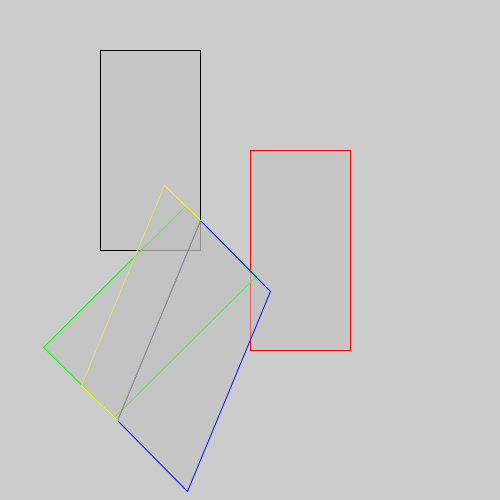
Frame 1 (no input)
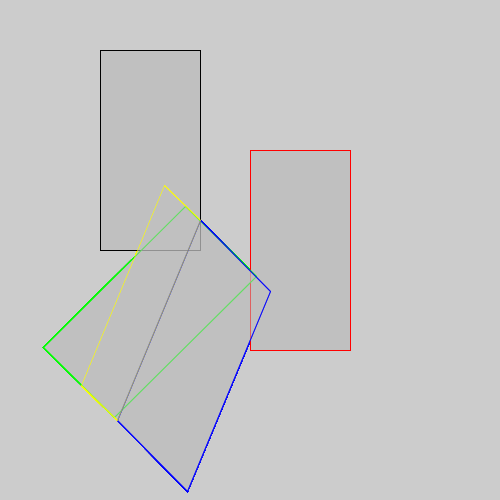
Frame 60 (the mouse pressed at the canvas centre just before this capture)
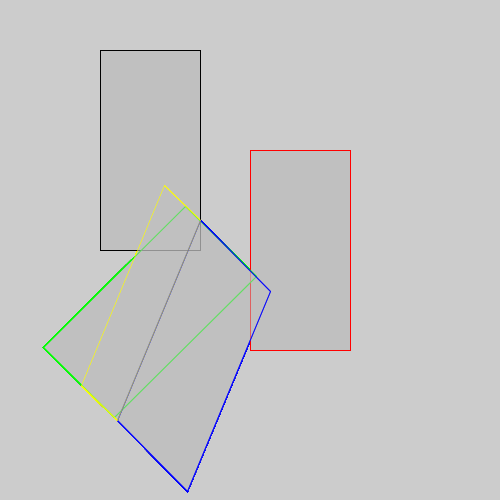
Frame 120 (the mouse held since frame 60 and released just before this capture)

The Processing sketch that drew these frames (run headless with seeded random() and noise(); from frame 60 on, the mouse is pressed at the canvas centre):

// Processing sketch: AllTransformations
// ── AllTransformations.pde
void setup() {
  size(500, 500);
}

void draw() {
  fill(192, 128);
  stroke(#000000);
  rect(100, 50, 100, 200);
     
  translate(150, 100);
  
  fill(192, 128);
  stroke(#FF0000);
  rect(100, 50, 100, 200);
  
  rotate(QUARTER_PI);
  
  fill(192, 128);
  stroke(#00FF00);
  rect(100, 50, 100, 200);
  
  shearX(PI / 8);
  
  fill(192, 128);
  stroke(#0000FF);
  rect(100, 50, 100, 200);

  scale(0.5, 1);
  
  fill(192, 128);
  stroke(#FFFF00);
  rect(100, 50, 100, 200);
}
